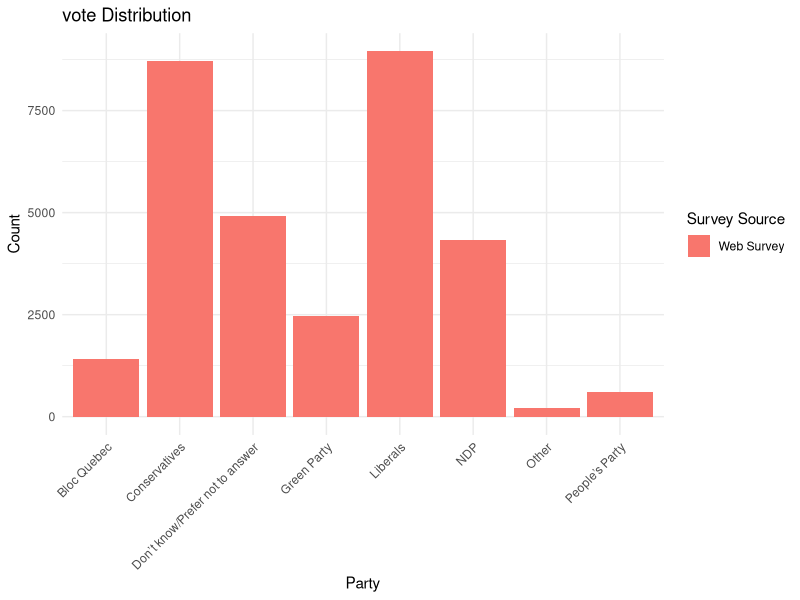
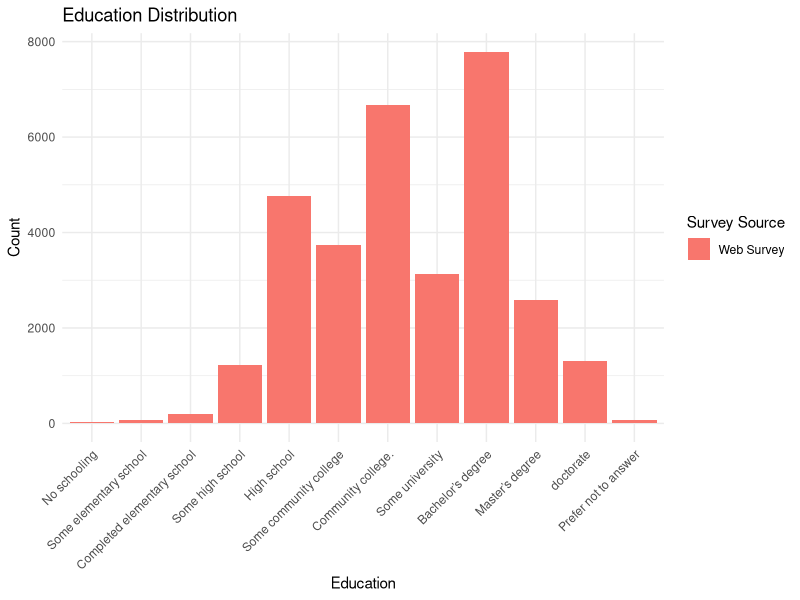
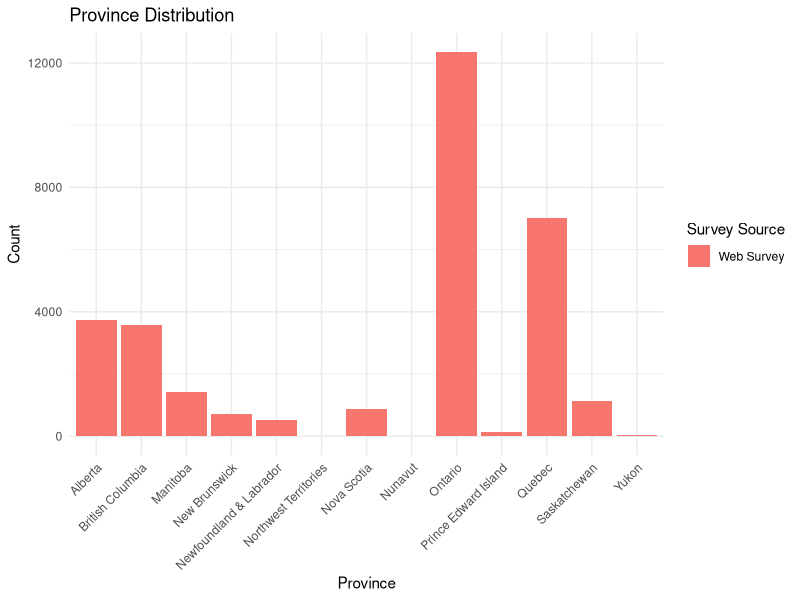
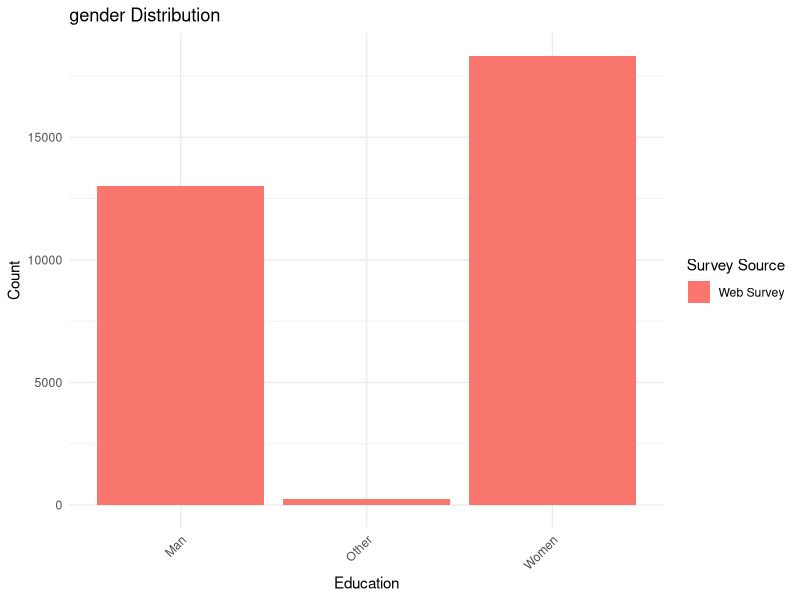

Reproduce these figures in R, in order.
## ---- chunk 1


# Load necessary libraries
library(tidyverse)
library(dplyr)
library(ggplot2)
library(survey)

# Load the datasets
phone_data <- read_csv("ces_phone.csv")
web_data <- read_csv("ces_web.csv")

# Rename province columns for clarity
phone_data <- phone_data %>% rename(province = q4)
web_data <- web_data %>% rename(province = cps19_province)

phone_data$province <- as.factor(phone_data$province)
web_data$province <- as.factor(web_data$province)

phone_data <- phone_data %>% mutate(Survey = "Phone Survey")
web_data <- web_data %>% mutate(Survey = "Web Survey")

## ---- chunk 2
web_data_cleaned <- web_data %>% 
  filter(!is.na(cps19_votechoice))
                                        
web_data_cleaned <- web_data_cleaned %>%
  mutate(
    cps19_votechoice = case_when(
      cps19_votechoice == 1 ~ "Liberals",
      cps19_votechoice == 2 ~ "Conservatives",
      cps19_votechoice == 3 ~ "NDP",
      cps19_votechoice == 4 ~ "Bloc Quebec",
      cps19_votechoice == 5 ~ "Green Party",
      cps19_votechoice == 6 ~ "People’s Party",
      cps19_votechoice == 7 ~ "Other",
      cps19_votechoice == 9 ~ "Don’t know/Prefer not to answer",
      TRUE ~ as.character(cps19_votechoice)
    ),
    cps19_gender= case_when(
      cps19_gender == 1 ~ "Man",
      cps19_gender == 2 ~ "Women",
      cps19_gender == 3 ~ "Other",
    ),
    cps19_education = case_when(
        cps19_education == 1 ~ "No schooling",
        cps19_education == 2 ~ "Some elementary school",
        cps19_education == 3 ~ "Completed elementary school",
        cps19_education == 4 ~ "Some high school",
        cps19_education == 5 ~ "High school",
        cps19_education == 6 ~ "Some community college",
        cps19_education == 7 ~ "Community college.",
        cps19_education == 8 ~ "Some university",
        cps19_education == 9 ~ "Bachelor’s degree",
        cps19_education == 10 ~ "Master’s degree",
        cps19_education == 11 ~ "doctorate",
        cps19_education == 12 ~ "Prefer not to answer",
        TRUE ~ as.character(cps19_education)

    ),
    province = case_when(
      province == 14 ~ "Alberta",
      province == 15 ~ "British Columbia",
      province == 16 ~ "Manitoba",
      province == 17 ~ "New Brunswick",
      province == 18 ~ "Newfoundland & Labrador",
      province == 19 ~ "Northwest Territories",
      province == 20 ~ "Nova Scotia",
      province == 21 ~ "Nunavut",
      province == 22 ~ "Ontario",
      province == 23 ~ "Prince Edward Island",
      province == 24 ~ "Quebec",
      province == 25 ~ "Saskatchewan",
      province == 26 ~ "Yukon",
      TRUE ~ as.character(province)
    )
  )
## ---- chunk 3
###vote choices
web_choice_counts<- web_data_cleaned %>%
  group_by(cps19_votechoice) %>%
  summarise(count = n()) %>%
  mutate(Survey = "Web Survey")

ggplot(web_choice_counts, aes(x = cps19_votechoice, y = count, fill = Survey)) +
  geom_bar(stat = "identity", position = "dodge") +
  theme_minimal() +
  theme(axis.text.x = element_text(angle = 45, hjust = 1)) +
  labs(title = "vote Distribution",
       x = "Party",
       y = "Count",
       fill = "Survey Source")


###education
web_education_counts <- web_data_cleaned %>%
  group_by(cps19_education) %>%
  summarise(count = n()) %>%
  mutate(Survey = "Web Survey",
         cps19_education = factor(cps19_education, levels = c(
           "No schooling",
           "Some elementary school",
           "Completed elementary school",
           "Some high school",
           "High school",
           "Some community college",
           "Community college.",
           "Some university",
           "Bachelor’s degree",
           "Master’s degree",
           "doctorate",
           "Prefer not to answer"
         ))) 

ggplot(web_education_counts, aes(x = cps19_education, y = count, fill = Survey)) +
  geom_bar(stat = "identity", position = "dodge") +
  theme_minimal() +
  theme(axis.text.x = element_text(angle = 45, hjust = 1)) +
  labs(title = "Education Distribution",
       x = "Education",
       y = "Count",
       fill = "Survey Source")


###province
web_province_counts <- web_data_cleaned %>%
  group_by(province) %>%
  summarise(count = n()) %>%
  mutate(Survey = "Web Survey")

ggplot(web_province_counts, aes(x = province, y = count, fill = Survey)) +
  geom_bar(stat = "identity", position = "dodge") +
  theme_minimal() +
  theme(axis.text.x = element_text(angle = 45, hjust = 1)) +
  labs(title = "Province Distribution",
       x = "Province",
       y = "Count",
       fill = "Survey Source")


###gender
web_gender_counts <- web_data_cleaned %>%
  group_by(cps19_gender) %>%
  summarise(count = n()) %>%
  mutate(Survey = "Web Survey")

ggplot(web_gender_counts, aes(x = cps19_gender, y = count, fill = Survey)) +
  geom_bar(stat = "identity", position = "dodge") +
  theme_minimal() +
  theme(axis.text.x = element_text(angle = 45, hjust = 1)) +
  labs(title = "gender Distribution",
       x = "Education",
       y = "Count",
       fill = "Survey Source")

## ---- chunk 4

web_data_cleaned<- web_data_cleaned %>% 
  filter(cps19_votechoice != "Don’t know/Prefer not to answer")

web_data_cleaned <- web_data_cleaned %>%
  filter(!is.na(province))

strata_population <- web_data_cleaned %>%
  group_by(province) %>%
  summarise(Nh = n(), .groups = "drop") 

strata_sample <- web_data_cleaned %>%
  filter(cps19_votechoice == "Liberals") %>%
  group_by(province) %>%
  summarise(nh = n(), .groups = "drop")

strata_data <- left_join(strata_population, strata_sample, by = "province")

strata_data <- strata_data %>%
  mutate(nh = ifelse(is.na(nh), 0, nh), 
         ph = ifelse(nh == 0, 0, nh / Nh),
         Wh = Nh / sum(Nh))

p_hat <- sum(strata_data$Wh * strata_data$ph, na.rm = TRUE)

strata_data <- strata_data %>%
  mutate(var_h = ifelse(nh == 0, 0, (ph * (1 - ph)) / nh))  # Avoid division by zero

SE <- sqrt(sum(strata_data$Wh^2 * strata_data$var_h, na.rm = TRUE))

z_value <- qnorm(0.975)  # For 95% confidence
CI_lower <- p_hat - z_value * SE
CI_upper <- p_hat + z_value * SE

result <- data.frame(
  Statistic = c("Estimated Proportion", "Standard Error", "Lower 95% CI", "Upper 95% CI"),
  Value = c(p_hat, SE, CI_lower, CI_upper)
)

result

## ---- chunk 5
glm_data <- web_data_cleaned %>%
  select(cps19_yob,cps19_votechoice, province, cps19_gender, cps19_education)
glm_data <- glm_data %>% filter(!is.na(province))
glm_data <- glm_data %>%
  mutate(cps19_yob =2019 - (cps19_yob+1919))
  

glm_data <- glm_data %>%
  group_by(province) %>%
  mutate(pop_fpc = n()) %>% ungroup()%>% 
  group_by(province,cps19_votechoice)%>%
  mutate(samp_wt = n()/pop_fpc) %>% ungroup()
  
glm_data <- glm_data %>%
  mutate(vote_liberal = ifelse(cps19_votechoice == "Liberals", 1, 0))

## ---- chunk 6

strata.design <- svydesign(id = ~1,
                           strata = ~ province, 
                           weights = ~samp_wt, 
                           fpc = ~pop_fpc, 
                           data = glm_data)


mysvyglm <- svyglm(vote_liberal ~  province + cps19_yob,
                   family = "binomial",
                   strata.design)

summary(mysvyglm)
